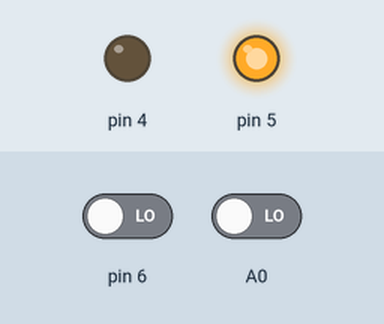
Simulated run of this sketch. Board: Arduino Uno, built with avr-gcc and run on an emulated ATmega328P. Shown: output pins drawn as LEDs (lit = HIGH). Inputs (shaded band) come from the test bench; at power-on: pin 6 LOW, A0 LOW. Pins used as bus, display or sensor lines are not drawn.

Above: at 1.2 s.
1.3 s: pin 6 driven HIGH
At 2.0 s:
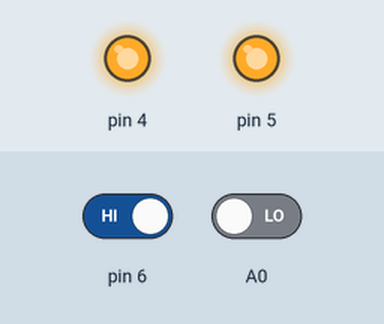
2.8 s: pin 6 driven LOW
At 3.3 s:
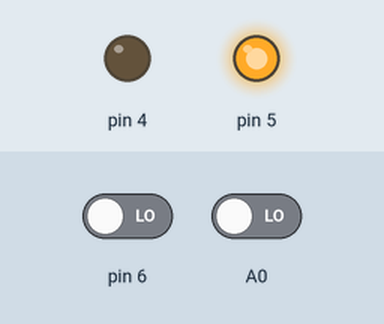
Timing chart, 0 to 5.8 s (numbered marks = the images above; inputs shaded):
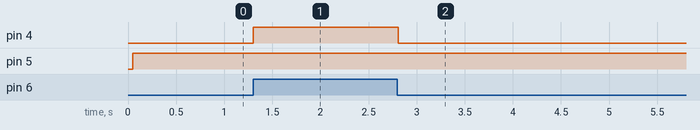

Measured:
- after the input at 1.3 s, pin 4: LOW → HIGH at once
- after the input at 2.8 s, pin 4: HIGH → LOW at once

The sketch:

test_1.ino
```cpp
#include <SPI.h>
#include <MFRC522.h>

#define SS_PIN 10
#define RST_PIN 9
MFRC522 mfrc522(SS_PIN, RST_PIN);   // создаем экземпляр MFRC522 instance.
unsigned int timer = 0;
int flag_1 = 3; //сигнал для плеера локальный
int flag_2 = 0; //сигнал для плеера приходящий
bool check = 0;

void setup()
{
  SPI.begin();          // инициализируем шину SPI
  mfrc522.PCD_Init();   // инициализируем MFRC522
  pinMode(5, OUTPUT); //порт сигнала плеера
  pinMode(4, OUTPUT); //порт сигнала чека
  pinMode(6, INPUT);  //порт входа сигнала чека
  pinMode(A0, INPUT); //порт входа сигнала плеера
  digitalWrite(4, HIGH);
  digitalWrite(5, LOW);
}
void loop()
{
  if (flag_1 == 1 && millis() - timer > 3000){ //после определенного времени перестаем давать сигнал плеера
    flag_1 = 2;
    timer = millis();
  }
  if (flag_1 == 2 && millis() - timer > 5000) flag_1 = 3; //снова готовы дать сигнал
  if (digitalRead(6) == HIGH) { //если на предыдушем контроллере несовпадение, то и на этом тоже
    digitalWrite(4, HIGH);
  }

  if (check = 1 && digitalRead(6) == LOW) {
    digitalWrite(4, LOW);
  }

  check = 0;

  if (digitalRead(A0) == HIGH) flag_2 = 1; else flag_2 = 0; //если внешний сигнал есть, то региструем это

  if (flag_1 = 1 || flag_2 == 1) digitalWrite(5, HIGH); else digitalWrite(5, LOW);

  if ( ! mfrc522.PICC_IsNewCardPresent())
  {
    return;
  }
  if ( ! mfrc522.PICC_ReadCardSerial())
  {
    return;
  }
  String content= "";
  byte letter;
  for (byte i = 0; i < mfrc522.uid.size; i++)
  {
     content.concat(String(mfrc522.uid.uidByte[i] < 0x10 ? " 0" : " "));
     content.concat(String(mfrc522.uid.uidByte[i], HEX));
  }
  content.toUpperCase();
  if (content.substring(1) == "E9 7F C2 56") //  впишите здесь UID тега, которому вы хотите дать доступ
  {
    check = 1;
  }
 else   {
    check = 0;
    digitalWrite(4, HIGH);
    if (flag_1 == 3) {flag_1 = 1; timer = millis();}
  }
}
```
